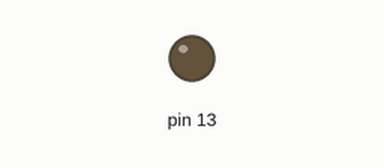
A sketch run on a simulated Arduino Uno, built with avr-gcc and run on an emulated ATmega328P. Parts: output pins drawn as LEDs (lit = HIGH). Dashed ring = blinking.

Above: at 1.0 s.
At 2.5 s:
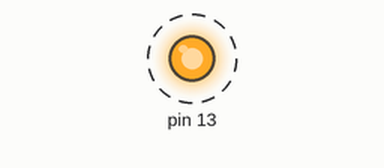
Timing chart, 0 to 4.6 s (numbered marks = the images above):
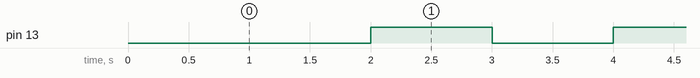

Measured:
- by itself, pin 13: alternates HIGH for 1.0 s and LOW for 1.0 s

The sketch:

Pulse_Advanced.ino
```cpp
double freq;
double offset;
double width;

unsigned long cycle_time;
unsigned long raising_edge;
unsigned long falling_edge;
unsigned long prev_micros;

#define TIME_CMP(X,Y,Z)(((X)-(Y))<(Z))

inline void setHigh(){
  PORTB = B00100000;
}

inline void setLow(){
  PORTB = B00000000;
}

void setup() {
  DDRB = B00100000;
  prev_micros = micros();

  while(1){
    freq = 0.5;
    width = 0.5;
    offset = 0.0;

    cycle_time = 1000000 / freq;
    raising_edge = (unsigned long)(offset*cycle_time);
    falling_edge = (unsigned long)((offset+width)*cycle_time);

    if(width+offset<1){
      while(TIME_CMP(micros(),prev_micros+raising_edge,cycle_time));setHigh();
      while(TIME_CMP(micros(),prev_micros+falling_edge,cycle_time));setLow();
    }else{
      while(TIME_CMP(micros(),prev_micros+falling_edge,cycle_time));setLow();
      while(TIME_CMP(micros(),prev_micros+raising_edge,cycle_time));setHigh();
    }
    prev_micros += cycle_time;
  }

}

void loop() {
  // put your main code here, to run repeatedly:

}
```
